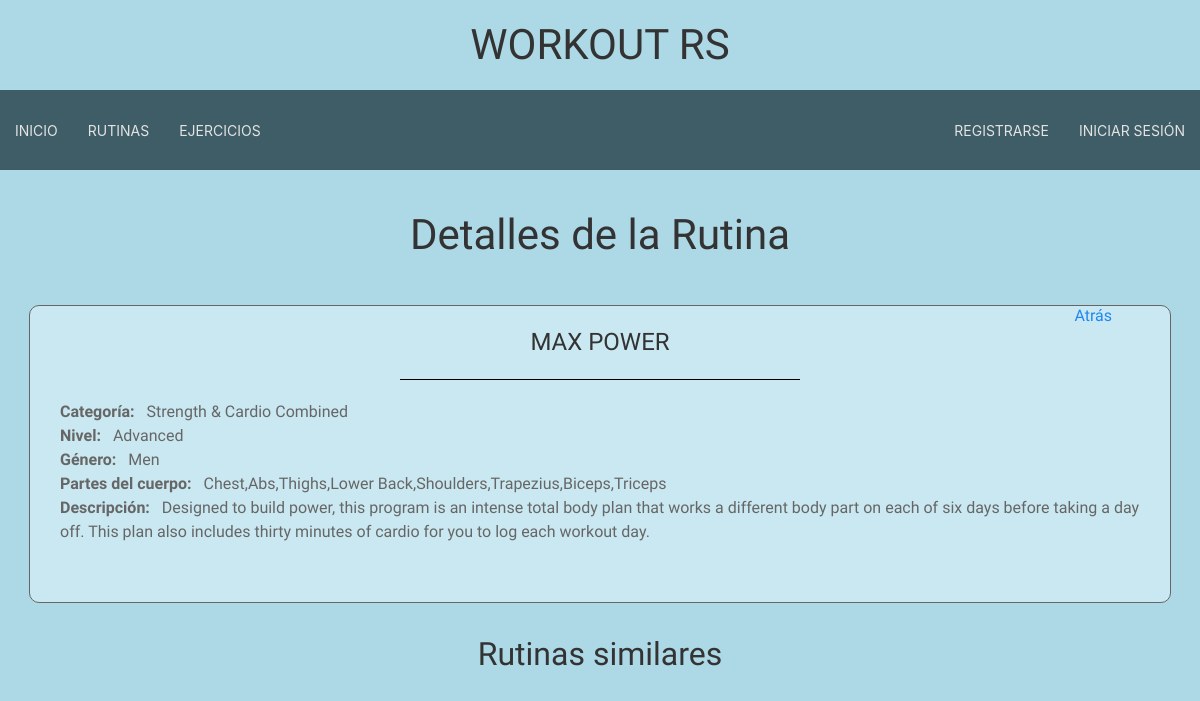
The page /rutina/1 on the database as committed earlier.
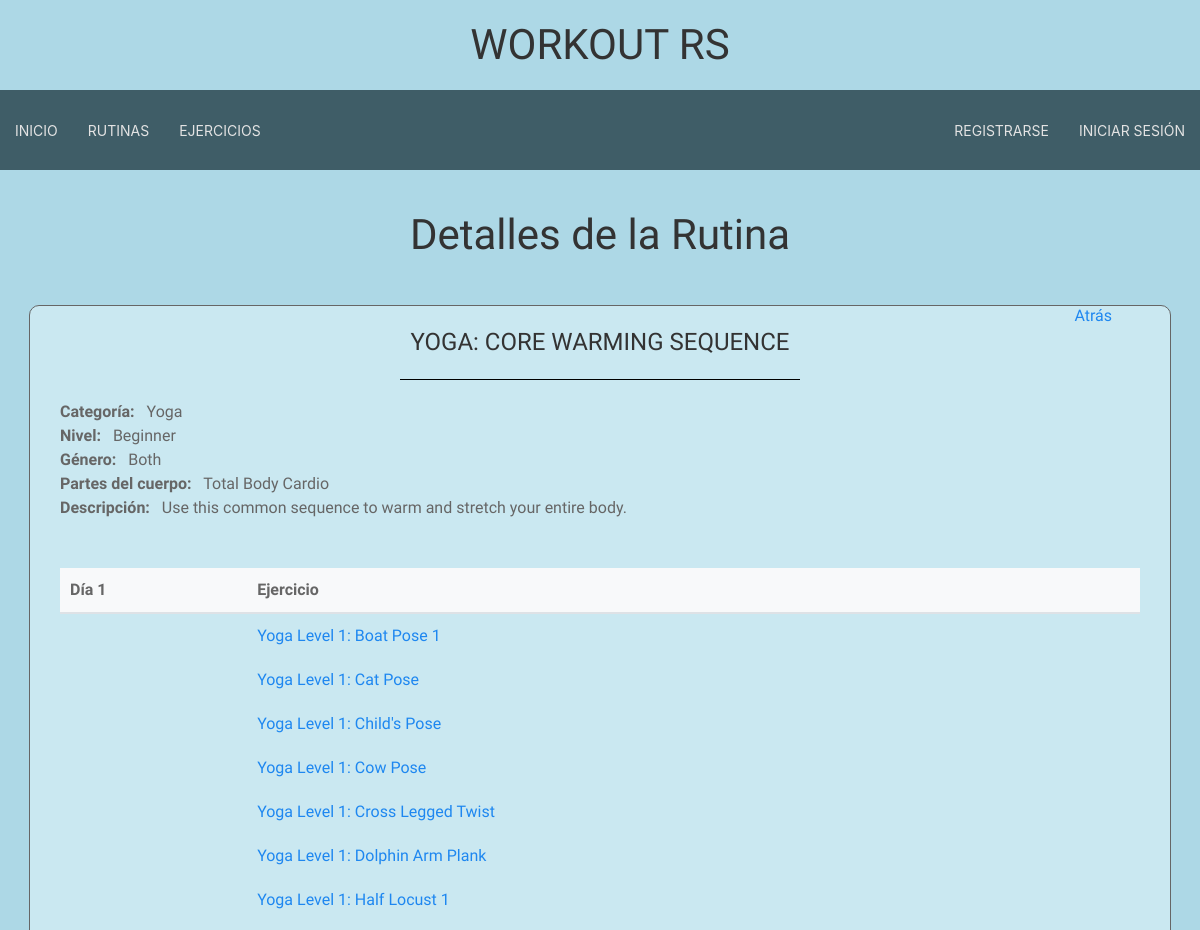
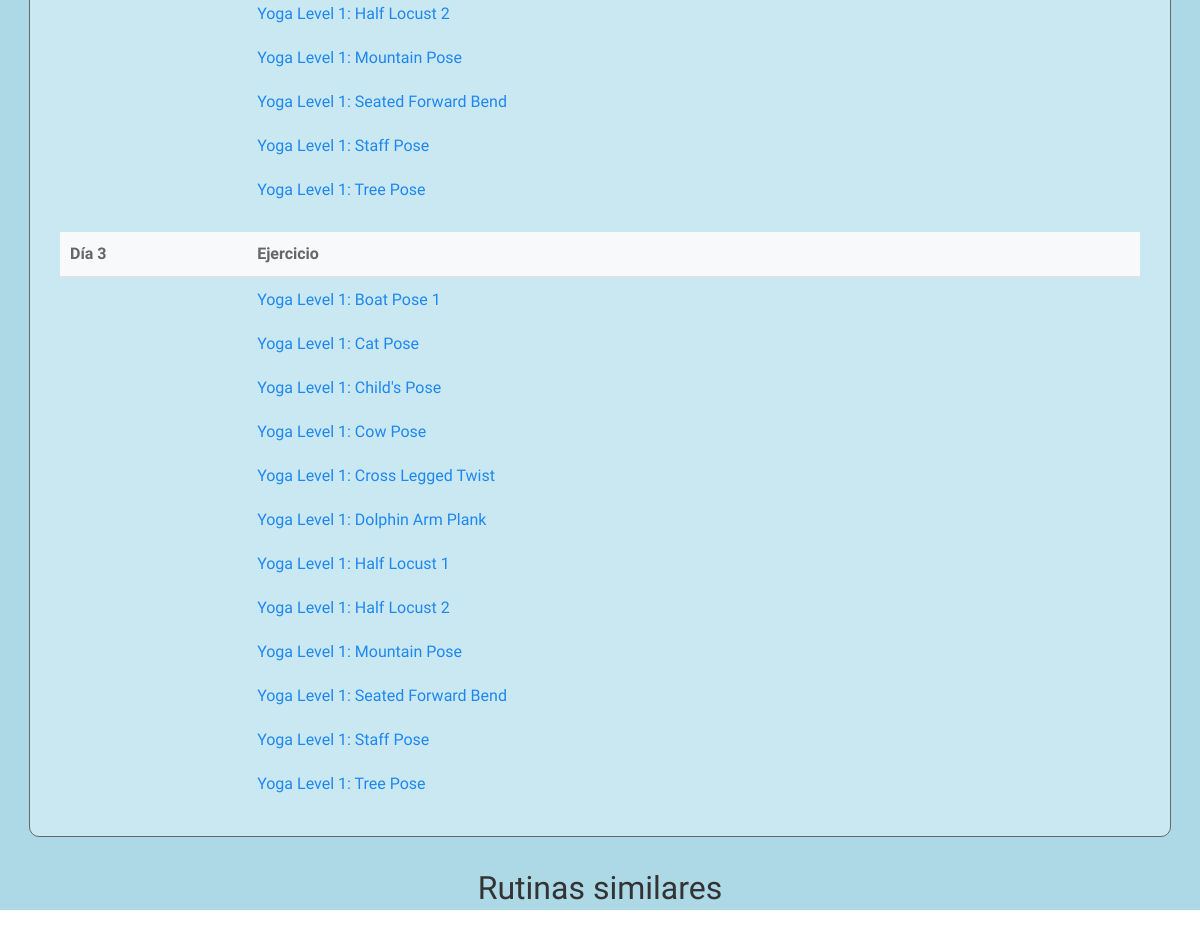
The same page on the database as committed later (2 pictures, top to bottom).
### main/models.py (models this page shows, shortened)
class Workout(models.Model):
    workoutName = models.TextField(verbose_name="Workout name")
    workoutCategory = models.CharField(max_length=200, verbose_name="Workout Category", null=True)
    level = models.CharField(max_length=30, verbose_name="Level", null=True)
    gender = models.CharField(max_length=30, verbose_name="Gender", null=True)
    bodyPart = models.CharField(max_length=100, verbose_name="Body Part", null=True)
    description = models.TextField(verbose_name="Description", null=True, blank=True)
    day1 = models.ManyToManyField(Exercise, related_name="day1_routine", blank=True)
    day2 = models.ManyToManyField(Exercise, related_name="day2_routine", blank=True)
    day3 = models.ManyToManyField(Exercise, related_name="day3_routine", blank=True)
    day4 = models.ManyToManyField(Exercise, related_name="day4_routine", blank=True)
    day5 = models.ManyToManyField(Exercise, related_name="day5_routine", blank=True)
    day6 = models.ManyToManyField(Exercise, related_name="day6_routine", blank=True)
    day7 = models.ManyToManyField(Exercise, related_name="day7_routine", blank=True)
    class Meta:
        ordering = ['workoutName']

class Exercise(models.Model):
    exerciseName = models.TextField(verbose_name='Exercise name')
    exerciseCategory = models.CharField(max_length=200, verbose_name='Exercise Category', null=True)
    priMuscles = models.ManyToManyField(Muscle, related_name='primary', verbose_name='Primary Muscles')
    secMuscles = models.ManyToManyField(Muscle, related_name='secondary', verbose_name='Secondary Muscles')
    video = models.URLField(verbose_name='Video', null=True)
    instructions = models.TextField(verbose_name='Instructions', null=True)
    class Meta:
        ordering = ('exerciseName', )

### main/views.py (the view)
# urls.py: path('rutina/<int:id>', views.workout_detail, name='detalles_rutina'),
def workout_detail(request, id):
    rutina = get_object_or_404(Workout, id=id)
    days = [
        rutina.day1.all(),
        rutina.day2.all(),
        rutina.day3.all(),
        rutina.day4.all(),
        rutina.day5.all(),
        rutina.day6.all(),
        rutina.day7.all(),
    ]
    rutinasRec = []
    if rutina:
        rutinasRec = recommend_workouts(id)
        for rutina in rutinasRec:
            rutina['idWorkout'] = rutina.get('id')
    context = {
        'rutina': rutina,
        'rutinas': rutinasRec,
        'days': days,
        'STATIC_URL': settings.STATIC_URL,
    }
    return render(request, 'rutina.html', context)

### main/recommendations/recommendations.py (called while the page is built)
def calcular_similitud(items, id_item, campos, top_n=5):
    textos = [
        " ".join(str(item[campo]) for campo in campos if item.get(campo))
        for item in items
    ]
    vectorizer = CountVectorizer()
    X = vectorizer.fit_transform(textos)
    similitudes = cosine_similarity(X)
    idx_base = next(i for i, item in enumerate(items) if item["id"] == id_item)
    similares = sorted(
        enumerate(similitudes[idx_base]),
        key=lambda x: x[1],
        reverse=True
    )
    recomendaciones = [
        items[i] for i, sim in similares if i != idx_base
    ][:top_n]
    return recomendaciones

### main/views.py (called while the page is built)
def recommend_workouts(id):
    rutinas = list(Workout.objects.all().values(
        "id", "workoutName", "workoutCategory", "level", "gender", "bodyPart", "description"
    ))
    recomendaciones = calcular_similitud(rutinas, id, ["workoutName", "workoutCategory", "level", "gender", "bodyPart"], 5)
    return recomendaciones

### main/templates/rutina.html (shortened to what this page needs)
{% extends 'master.html' %}
{% block titulo %} Detalles de la Rutina {% endblock %}
{% block contenido %}
<br>
<div class="card mb-4 shadow-sm" style="justify-items: center; padding-bottom: 1px;">
    <div class="card-body" style="
        display: flex;
        justify-content: space-between;
        margin-bottom: 30px;
        background-color: #cae8f1;
        padding: 10px;
        width: 90%;
        flex-direction: column;
        padding-inline: 30px;
        border: 1px solid;
        border-radius: 10px;
    ">
        <div style="
        position: absolute;
        right: 11vh;
        top: 38vh;">
            <a href="javascript:history.back()">Atrás</a>
        </div>
        <div class="card-text" style="justify-items: center; padding-top: 10px;">
            <h3 class="card-title">{{ rutina.workoutName }}</h3>
            <hr style="
                width: 50vh;
                border-top: 1px solid black;
            ">
        </div>
        <div class="info" style="
            display: flex;
            justify-content: space-between;
        ">
            <div style="
                align-self: center;
            ">
                <strong>Categoría: &nbsp;</strong> {{ rutina.workoutCategory }}<br>
                <strong>Nivel: &nbsp;</strong> {{ rutina.level|default:"N/A" }}<br>
                <strong>Género: &nbsp;</strong> {{ rutina.gender|default:"N/A" }}<br>
                <strong>Partes del cuerpo: &nbsp;</strong> {{ rutina.bodyPart|default:"N/A" }}<br>
                <strong>Descripción: &nbsp;</strong> {{ rutina.description|default:"N/A" }}<br>
            </div>
        </div>
        <div class="info" style="
            display: flex;
            flex-direction: column;
            justify-content: center;
        ">
            <br><br>
            {% for day in days %}
                {% if day|length > 0 %}
                    <div class="table-container" style="margin-bottom: 20px;">
                        <table class="table" style="width: 100%; border-collapse: collapse;">
                            <thead>
                                <tr style="background-color: #f8f9fa; text-align: left; border-bottom: 2px solid #dee2e6;">
                                    <th style="padding: 10px; font-weight: bold;">Día {{ forloop.counter }}</th>
                                    <th style="padding: 10px; font-weight: bold;">Ejercicio</th>
                                </tr>
                            </thead>
                            <tbody>
                                {% for exercise in day %}
                                    <tr>
                                        <td style="padding: 10px; color: #495057;"></td>
                                        <td style="padding: 10px; color: #495057;"><a href='/ejercicio/{{exercise.id}}'> {{ exercise.exerciseName }}</a></td>
                                    </tr>
                                {% endfor %}
                            </tbody>
                        </table>
                    </div>
                {% endif %}
            {% endfor %}
        </div>
    </div>
</div>
<div>
    <h2 style="text-align: center">Rutinas similares</h2>
</div>
{% endblock %}

Rows that differ between the two databases and show on the page:
changed Workout: workoutName "MAX POWER" → "YOGA: CORE WARMING SEQUENCE"; workoutCategory "Strength & Cardio Combined" → "Yoga"; level "Advanced" → "Beginner"; gender "Men" → "Both"; bodyPart "Chest,Abs,Thighs,Lower Back,Shoulders,Trapezius,Biceps,Triceps" → "Total Body Cardio"; description "Designed to build power, this program is an intense total body plan that works a different body part on each of six days before taking a day off. This plan also includes thirty minutes of cardio for you to log each workout day." → "Use this common sequence to warm and stretch your entire body."
now on this page (row edited): Exercise: exerciseName "Yoga Level 1: Boat Pose 1"
now on this page (row edited): Exercise: exerciseName "Yoga Level 1: Cat Pose"
now on this page (row edited): Exercise: exerciseName "Yoga Level 1: Child's Pose"
now on this page (row edited): Exercise: exerciseName "Yoga Level 1: Cow Pose"
now on this page (row edited): Exercise: exerciseName "Yoga Level 1: Cross Legged Twist"
now on this page (row edited): Exercise: exerciseName "Yoga Level 1: Dolphin Arm Plank"
now on this page (row edited): Exercise: exerciseName "Yoga Level 1: Half Locust 1"
now on this page (row edited): Exercise: exerciseName "Yoga Level 1: Half Locust 2"
now on this page (row edited): Exercise: exerciseName "Yoga Level 1: Mountain Pose"
now on this page (row edited): Exercise: exerciseName "Yoga Level 1: Seated Forward Bend"
now on this page (row edited): Exercise: exerciseName "Yoga Level 1: Staff Pose"
now on this page (row edited): Exercise: exerciseName "Yoga Level 1: Tree Pose"
Other text that changed with them:
new list line: "Día 1 Ejercicio"
new list line: "Día 3 Ejercicio"
